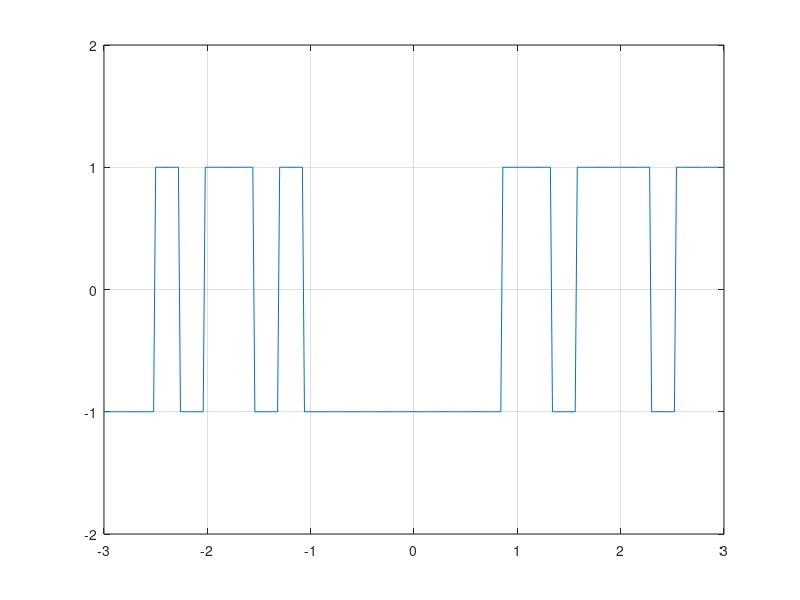
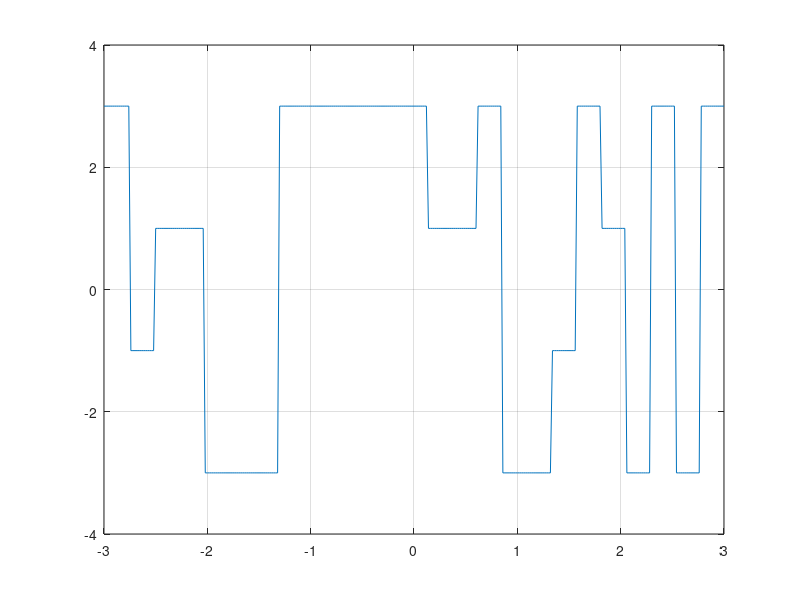
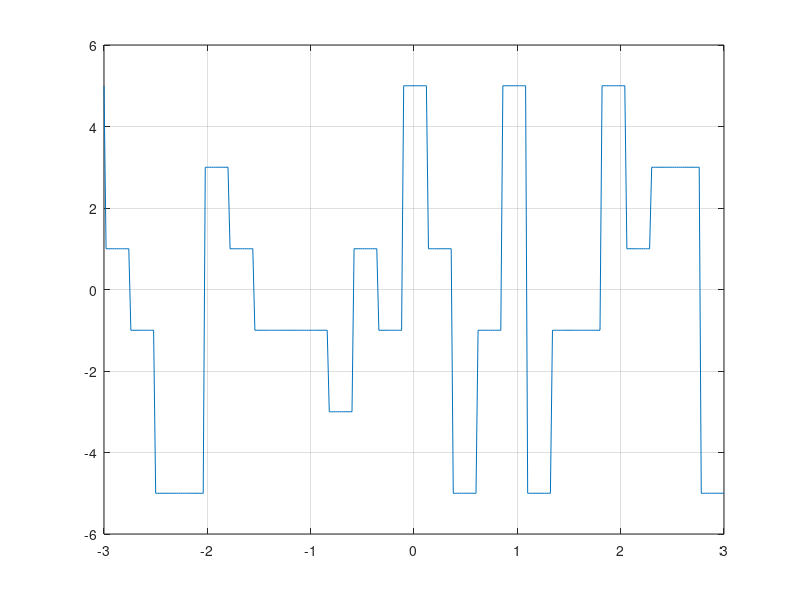
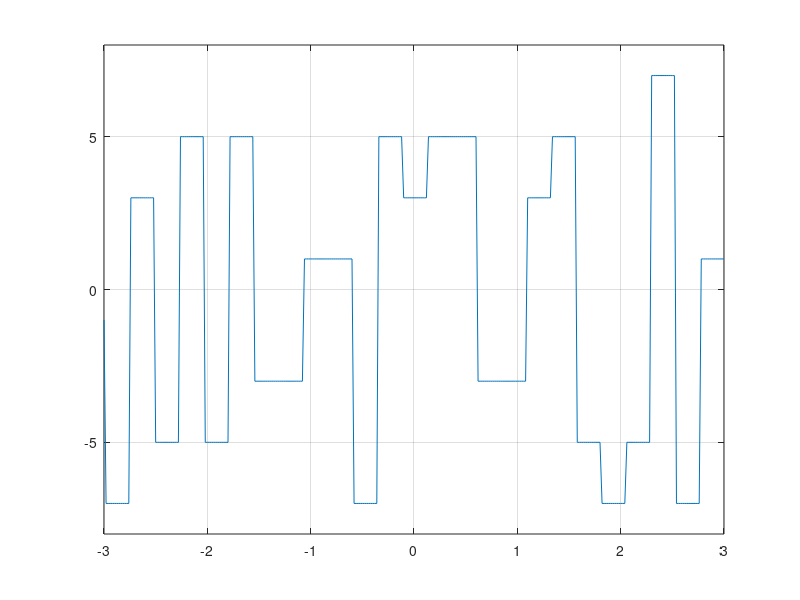

MATLAB code to generate these figures, in order:
%Punctul de incepere al reprezentarii(de pe axa orizontala).
BEGIN=-3;
%Punctul de incheiere al reprezentarii(de pe axa orizontala).
END=3;
durata = 0.25;
rez_temp=0.02;
x = BEGIN : rez_temp : END;
%Generez cate un vector pentru cele 4 cazuri de niveluri
niveluri1 = [-1 1];
niveluri2 = [-3 -1 1 3];
niveluri3 = [-5 -3 -1 1 3 5];
niveluri4 = [-7 -5 -3 -1 1 3 5 7];
%Generez cate un vector y care incepe aleator de la un nivel
%(aleg aleator un indice din vectorul de niveluri)
y1 = niveluri1(randi(length(niveluri1)));
y2 = niveluri2(randi(length(niveluri2)));
y3 = niveluri3(randi(length(niveluri3)));
y4 = niveluri4(randi(length(niveluri4)));

for i = BEGIN + rez_temp : durata : END + durata
        niv1 = randi(length(niveluri1));
        niv2 = randi(length(niveluri2));
        niv3 = randi(length(niveluri3));
        niv4 = randi(length(niveluri4));
        for j = 1 : durata/rez_temp
            %Adauga in vector nivelul corespunzator care trebuie sa fie
            %acelasi pentru durata/rez_temp puncte
            y1 = [y1 niveluri1(niv1)];
            y2 = [y2 niveluri2(niv2)];
            y3 = [y3 niveluri3(niv3)];
            y4 = [y4 niveluri4(niv4)];
        end
end
figure(1)
plot(x,y1)
grid
axis([BEGIN, END, min(niveluri1) - 1, max(niveluri1) + 1])
figure(2)
plot(x,y2)
grid
axis([BEGIN, END, min(niveluri2) - 1, max(niveluri2) + 1])
figure(3)
plot(x,y3)
grid
axis([BEGIN, END, min(niveluri3) - 1, max(niveluri3) + 1])
figure(4)
plot(x,y4)
grid
axis([BEGIN, END, min(niveluri4) - 1, max(niveluri4) + 1])